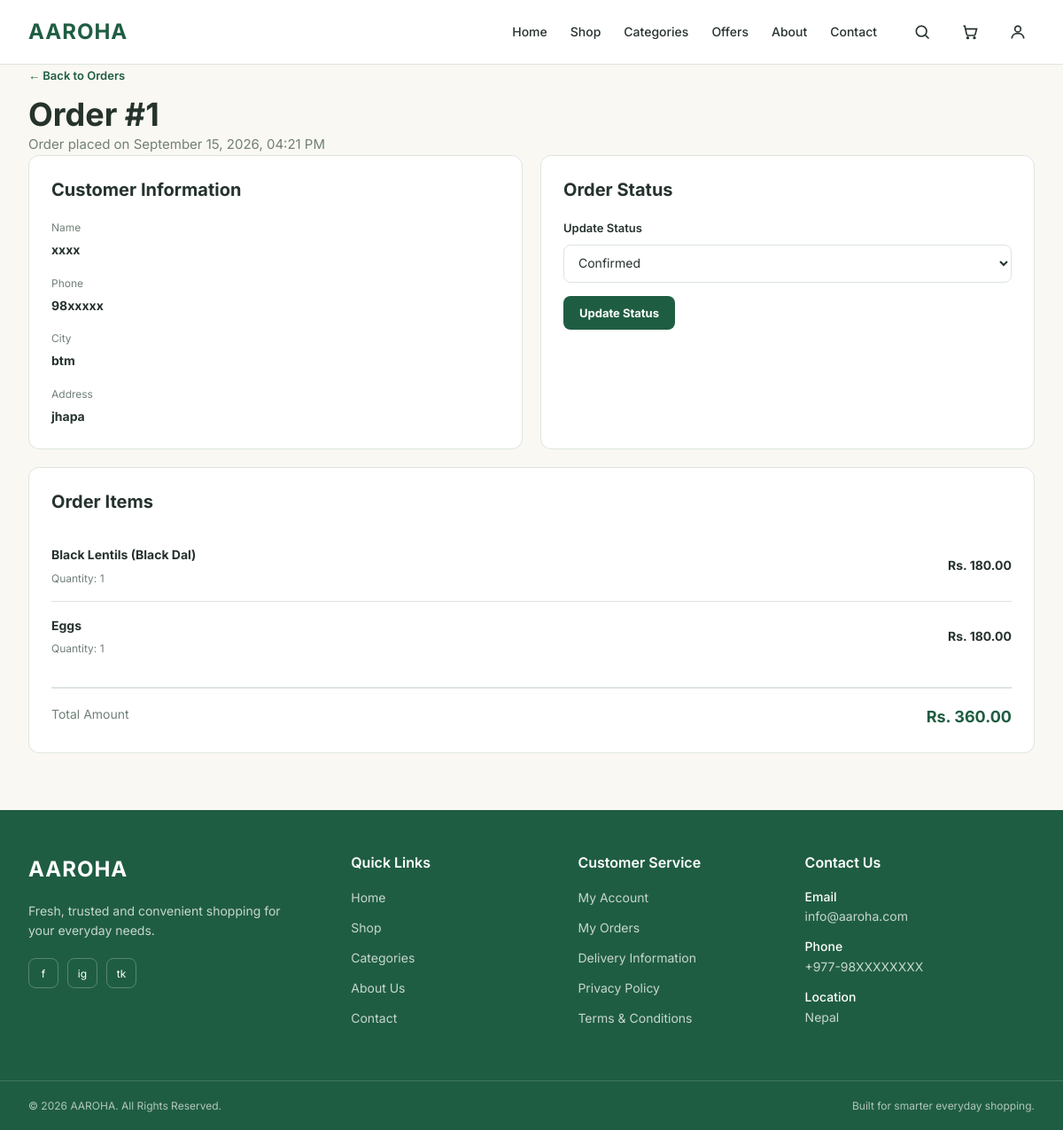
Screenshot of /accounts/manage-orders/1/ (signed in) with the database file from the repository.
### orders/models.py (models this page shows, shortened)
class Order(models.Model):
    STATUS_CHOICES = [
        ('Pending', 'Pending'),
        ('Confirmed', 'Confirmed'),
        ('Processing', 'Processing'),
        ('Shipped', 'Shipped'),
        ('Delivered', 'Delivered'),
        ('Cancelled', 'Cancelled'),
    ]
    user = models.ForeignKey(
        User,
        on_delete=models.CASCADE,
        related_name='orders'
    )
    rider = models.ForeignKey(
    User,
    on_delete=models.SET_NULL,
    null=True,
    blank=True,
    related_name='assigned_orders'
)
    customer_name = models.CharField(max_length=150)
    phone = models.CharField(max_length=20)
    address = models.TextField()
    city = models.CharField(max_length=100)
    total_amount = models.DecimalField(
        max_digits=10,
        decimal_places=2
    )
    status = models.CharField(
        max_length=20,
        choices=STATUS_CHOICES,
        default='Pending'
    )
    created_at = models.DateTimeField(auto_now_add=True)
    updated_at = models.DateTimeField(auto_now=True)

class OrderItem(models.Model):
    order = models.ForeignKey(
        Order,
        on_delete=models.CASCADE,
        related_name='items'
    )
    product = models.ForeignKey(
        'products.Product',
        on_delete=models.CASCADE
    )
    quantity = models.PositiveIntegerField()
    price = models.DecimalField(
        max_digits=10,
        decimal_places=2
    )
    subtotal = models.DecimalField(
        max_digits=10,
        decimal_places=2
    )

### products/models.py (models this page shows, shortened)
class Product(models.Model):
    name = models.CharField(max_length=200)
    category = models.ForeignKey(
        Category,
        on_delete=models.CASCADE,
        related_name='products'
    )
    description = models.TextField()
    price = models.DecimalField(
        max_digits=10,
        decimal_places=2
    )
    unit = models.CharField(
        max_length=50,
        default='piece'
    )
    stock = models.PositiveIntegerField(default=0)
    image = models.ImageField(
        upload_to='products/',
        blank=True,
        null=True
    )
    is_available = models.BooleanField(default=True)
    created_at = models.DateTimeField(auto_now_add=True)
    updated_at = models.DateTimeField(auto_now=True)

### accounts/views.py (the view, shortened to what this page needs)
# urls.py: path('manage-orders/<int:order_id>/', views.manage_order_detail, name='manage_order_detail'),
@login_required
def manage_order_detail(request, order_id):
    from django.shortcuts import get_object_or_404
    from orders.models import Order
    if request.user.is_superuser:
        pass
    order = get_object_or_404(
        Order,
        id=order_id
    )
    return render(
        request,
        'accounts/manage_order_detail.html',
        {
            'order': order,
        }
    )

### templates/accounts/manage_order_detail.html (shortened to what this page needs)
{% extends 'base.html' %}
{% block content %}
<section class="page-section">
    <div class="container">
        <div class="page-header">
            <div>
                <a
                    href="{% url 'manage_orders' %}"
                    class="back-link"
                >
                    ← Back to Orders
                </a>
                <h1>Order #{{ order.id }}</h1>
                <p>
                    Order placed on
                    {{ order.created_at|date:"F d, Y, h:i A" }}
                </p>
            </div>
        </div>
        <div class="order-management-grid">
            <div class="management-card">
                <h2>Customer Information</h2>
                <div class="customer-info">
                    <div>
                        <span>Name</span>
                        <strong>{{ order.customer_name }}</strong>
                    </div>
                    <div>
                        <span>Phone</span>
                        <strong>{{ order.phone }}</strong>
                    </div>
                    <div>
                        <span>City</span>
                        <strong>{{ order.city }}</strong>
                    </div>
                    <div>
                        <span>Address</span>
                        <strong>{{ order.address }}</strong>
                    </div>
                </div>
            </div>
            <div class="management-card">
                <h2>Order Status</h2>
                <form method="POST">
                    <label for="status">
                        Update Status
                    </label>
                    <select
                        name="status"
                        id="status"
                        class="status-select"
                    >
                        <option value="Confirmed"
                            {% if order.status == 'Confirmed' %}selected{% endif %}>
                            Confirmed
                        </option>
                    </select>
                    <button
                        type="submit"
                        class="primary-button"
                    >
                        Update Status
                    </button>
                </form>
            </div>
            <div class="management-card order-items-card">
                <h2>Order Items</h2>
                <div class="order-items-list">
                    {% for item in order.items.all %}
                    <div class="management-order-item">
                        <div>
                            <strong>
                                {{ item.product.name }}
                            </strong>
                            <span>
                                Quantity: {{ item.quantity }}
                            </span>
                        </div>
                        <div>
                            <strong>
                                Rs. {{ item.subtotal }}
                            </strong>
                        </div>
                    </div>
                    {% endfor %}
                </div>
                <div class="management-order-total">
                    <span>
                        Total Amount
                    </span>
                    <strong>
                        Rs. {{ order.total_amount }}
                    </strong>
                </div>
            </div>
        </div>
    </div>
</section>
{% endblock %}

### rows the page displays
Order: id "1", created_at "September 15, 2026, 04:21 PM", customer_name "xxxx", phone "98xxxxx", city "btm", address "jhapa", status "Confirmed", total_amount "360.00"
OrderItem: product.name "Black Lentils (Black Dal)", quantity "1", subtotal "180.00"
OrderItem: product.name "Eggs", quantity "1", subtotal "180.00"
